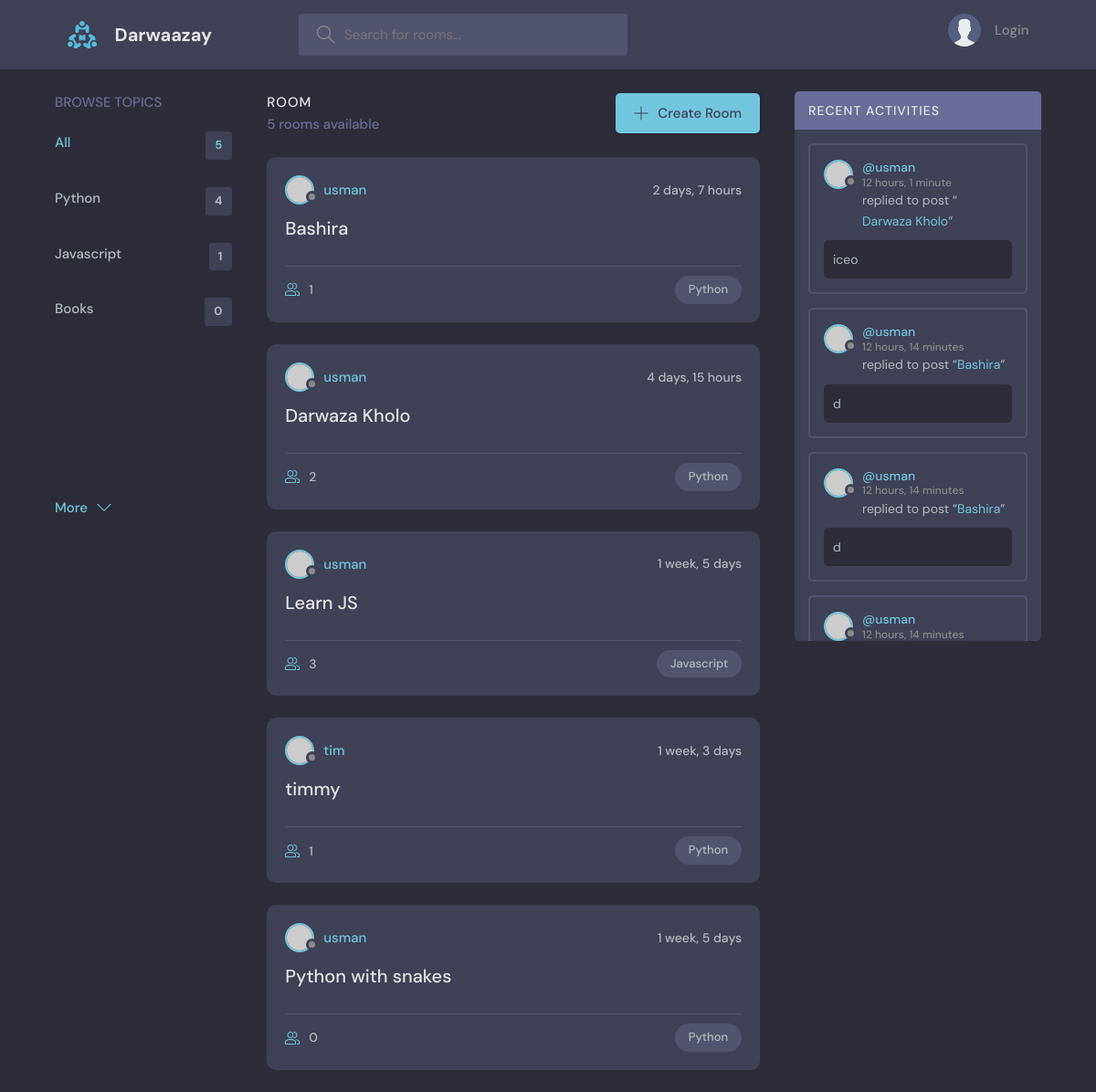
The page / on the database its author committed.
### doors/models.py (models this page shows, shortened)
class Topic(models.Model):
    name = models.CharField(max_length=200)

class Room(models.Model):
    host = models.ForeignKey(User, on_delete=models.SET_NULL, null=True)
    topic = models.ForeignKey(Topic, on_delete=models.SET_NULL, null=True)
    name = models.CharField(max_length=200)
    participants = models.ManyToManyField(User, related_name='participants', blank=True)
    description = models.TextField(null=True, blank=True)
    updated = models.DateTimeField(auto_now=True)
    created = models.DateTimeField(auto_now_add=True)
    class Meta:
        ordering = ['-updated', '-created']
    def __str__(self):
        return self.name

class Message(models.Model):
    user = models.ForeignKey(User, on_delete=models.CASCADE)
    room = models.ForeignKey(Room, on_delete=models.CASCADE)
    body = models.TextField()
    updated = models.DateTimeField(auto_now=True)
    created = models.DateTimeField(auto_now_add=True)
    def __str__(self):
        return self.body[0:50]

### doors/views.py (the view)
# urls.py: 2. Add a URL to urlpatterns:  path('', views.home, name='home')
def home(request):
    q = request.GET.get('q')
    if(q):
        rooms = models.Room.objects.filter(
            Q(topic__name__icontains = q) |
            Q(name__icontains = q) |
            Q(host__username__icontains = q) |
            Q(description__icontains=q)
        )
    else:
        rooms = models.Room.objects.all()
    topics = models.Topic.objects.all()[0:5]
    room_count = rooms.count()
    total_room_count = models.Room.objects.all().count()
    if(q):
        room_messages = models.Message.objects.filter(
            Q(room__name__icontains=q) |
            Q(room__topic__name__icontains=q) |
            Q(room__host__username__icontains=q) |
            Q(room__description__icontains=q)
        ).order_by('-created')
    else:
        room_messages = models.Message.objects.all().order_by('-created')
    context = {'rooms':rooms, 'topics':topics, 'room_count':room_count, 'room_messages':room_messages, 'total_room_count':total_room_count}
    return render(request, 'doors/home.html', context)

### doors/templates/doors/home.html (shortened to what this page needs)
{% extends 'main.html' %}
{% block content %}
    <main class="layout layout--3">
      <div class="container">
        {% include 'doors/topics_component.html' %}
        <div class="roomList">
          <div class="roomList__header">
            <div>
              <h2>Room</h2>
              {% if room_count == 1 %}
              <p>{{room_count}} room available</p>
              {% else %}
              <p>{{room_count}} rooms available</p>
              {% endif %}
            </div>
            <a class="btn btn--main" href="{% url 'create-room' %}">
              <svg version="1.1" xmlns="http://www.w3.org/2000/svg" width="32" height="32" viewBox="0 0 32 32">
                <title>add</title>
                <path
                  d="M16.943 0.943h-1.885v14.115h-14.115v1.885h14.115v14.115h1.885v-14.115h14.115v-1.885h-14.115v-14.115z"
                ></path>
              </svg>
              Create Room
            </a>
          </div>
          {% include 'doors/feed_component.html' %}
        </div>
        {% include 'doors/activity_component.html' %}
      </div>
    </main>
{% endblock %}

### doors/templates/doors/topics_component.html
<div class="topics">
    <div class="topics__header">
        <h2>Browse Topics</h2>
    </div>
    <ul class="topics__list">
        <li>
            <a href="{% url 'home' %}" class="active">All <span>{{total_room_count}}</span></a>
        </li>
        {% for topic in topics %}
            <li>
                <a href="{% url 'home' %}?q={{topic.name}}">{{topic.name}} <span>{{topic.room_set.all.count}}</span></a>
            </li>
        {% endfor %}
    </ul>
    <a class="btn btn--link" href="{% url 'topics' %}">
        More
        <svg version="1.1" xmlns="http://www.w3.org/2000/svg" width="32" height="32" viewBox="0 0 32 32">
            <title>chevron-down</title>
            <path d="M16 21l-13-13h-3l16 16 16-16h-3l-13 13z"></path>
        </svg>
    </a>
</div>

### doors/templates/doors/feed_component.html (shortened to what this page needs)
{% for room in rooms %}
    <div class="roomListRoom">
            <div class="roomListRoom__header">
                <a href="{% url 'user-profile' room.host.id %}" class="roomListRoom__author">
                    <div class="avatar avatar--small">
                        <img src="https://randomuser.me/api/portraits/women/11.jpg" />
                    </div>
                    <span>{{room.host.username}}</span>
                </a>
                <div class="roomListRoom__actions">
                    <span>{{room.created|timesince}}</span>
                </div>
            </div>
            <div class="roomListRoom__content">
                <a href="{% url 'room' room.id %}">{{room.name}}</a>
            </div>
            <div class="roomListRoom__meta">
                <a href="{% url 'room' room.id %}" class="roomListRoom__joined">
                    {{room.participants.all.count}}
                </a>
                <p class="roomListRoom__topic">{{room.topic.name}}</p>
            </div>
    </div>
{% endfor %}

### doors/templates/doors/activity_component.html (shortened to what this page needs)
<div class="activities">
    <div class="activities__header">
        <h2>Recent Activities</h2>
    </div>
    <div class="activities__list scroll">
    {% for message in room_messages %}
        <div class="activities__box">
            <div class="activities__boxHeader roomListRoom__header">
                <a href="{% url 'user-profile' message.user.id %}" class="roomListRoom__author">
                    <div class="avatar avatar--small">
                        <img src="https://randomuser.me/api/portraits/women/11.jpg" />
                    </div>
                    <p>
                    @{{message.user}}
                    <span>{{message.created|timesince}}</span>
                    </p>
                </a>
            </div>
            <div class="activities__boxContent">
                <p>replied to post “<a href="{% url 'room' message.room.id %}">{{message.room}}</a>”</p>
                <div class="activities__boxRoomContent">
                    {{message}}
                </div>
            </div>
        </div>
    {% endfor %}
    </div>
</div>

### rows shown on the page
Topic: name "Python", room_set.all.count "4"
Topic: name "Javascript", room_set.all.count "1"
Topic: name "Books", room_set.all.count "0"
Room: host.username "usman", created "2 days, 7 hours", name "Bashira", participants.all.count "1", topic.name "Python"
Room: host.username "usman", created "4 days, 15 hours", name "Darwaza Kholo", participants.all.count "2", topic.name "Python"
Room: host.username "usman", created "1 week, 5 days", name "Learn JS", participants.all.count "3", topic.name "Javascript"
Room: host.username "tim", created "1 week, 3 days", name "timmy", participants.all.count "1", topic.name "Python"
Room: host.username "usman", created "1 week, 5 days", name "Python with snakes", participants.all.count "0", topic.name "Python"
Message: user "usman", created "12 hours, 1 minute", room "Darwaza Kholo", body "iceo"
Message: user "usman", created "12 hours, 14 minutes", room "Bashira", body "d"
Message: user "usman", created "12 hours, 14 minutes", room "Bashira", body "d"
Message: user "usman", created "12 hours, 14 minutes"

### other values the page prints
{{ total_room_count }} "5"
{{ room_count }} "5"
